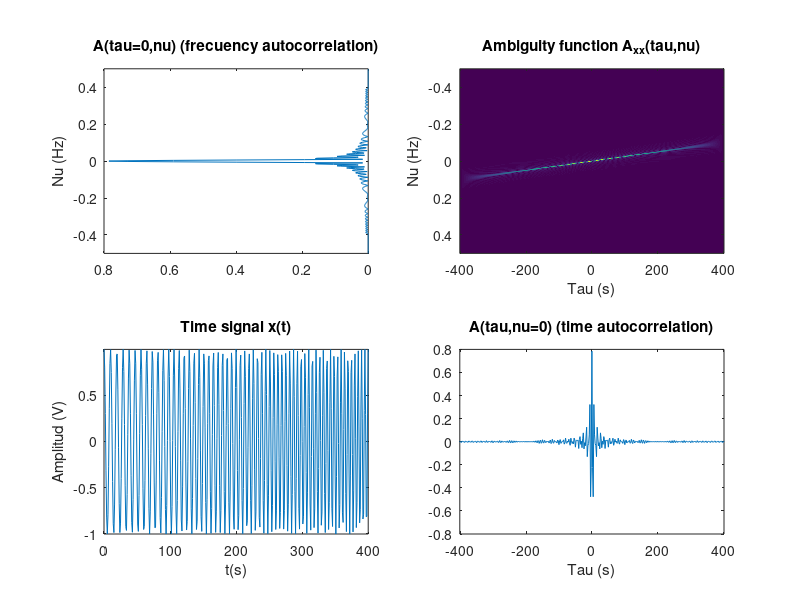

The MATLAB script that drew this image:
function A=TFRambiguity(x0,fs,fignum,zoomtaunu)

% Function that computes the ambiguity function of the signal x0:
%
% A=ambiguity(x0,fs,fignum)
%
% Inputs:
%
% x0: signal
% fs: sampling frequency
% fignum: figure where you want to draw the result (0, no drawing, <0, create new figure)
% zoomtaunu: Maximum displayed value of the time and frequency delays (tau and nu, respectively)
%
% Output: A structure with the following fields:
%
%
% A = 
% 
% A: Ambiguity function in a format suitable for drawing with imagesc
% tau: Time delay vector (1xNFFT)
% nu: Frequency delay vector (1xNFFT)
%
% Example:
%
%       t=0:400;                  
%       x0=chirp(t,0.1,t(end),0.2); 
%       A=ambiguity(x0,1,-1)
%
% Abel Torres (abel.torres@upc.edu), IBEC-ESAII-UPC

if nargin<1, % Example signal
       t=0:400;                  
       x0=chirp(t,0.1,t(end),0.2); 
end       
if nargin<2,fs=1;end % Default sample frequency
if nargin<3,fignum=-1;end % Default figure (new)
L=length(x0);
if nargin<4,zoomtaunu=[L/fs 0.5*fs];end % Default range of time and frequency delays displayed

%x0=resample(x0,2,1);
%L=length(x0);
%fs=2;
% The number of display frequency points is set to the next power of 2 greater than L
NFFT=2^(nextpow2(L));


x0=x0(:); 
x0=detrend(x0); 

% The analytical form of the signal is used in order to avoid aliasing
% and reduce cross-terms
x0=real(x0);
x0 = hilbert(x0);


x=zeros(NFFT,1);
x(1:L,1)=x0;
% Zero padding
x(NFFT,1)=0;
cx=conj(x);
wx=zeros(NFFT,NFFT);

% compute the product  cx(t-tau/2)*x(t+tau/2)
for i=1:L,
    taumaximo=min(i-1,L-i);
    tau2=-taumaximo:taumaximo;
    indices=1+tau2+NFFT*(tau2<0);
    wx(indices,i)=cx(i-tau2).*x(i+tau2);
end


% Inverse DFT of cx(t-tau/2)*x(t+tau/2) regarding time  (columns)
wx=ifft(wx.').';

tau=(-NFFT/2:NFFT/2-1)/(fs/2);
nu=(-NFFT/2:NFFT/2-1)/(NFFT/2)*(fs/2);


A.A=fftshift(wx);
A.tau=tau;
A.nu=nu;
A.signal.x=real(x0);
A.signal.fs=fs;
A.NFFT=NFFT;
A.zoomtaunu=zoomtaunu;

if fignum,

if fignum>0,figure(fignum),else,figure,end
clf
SC=get(0,'ScreenSize');
set(gcf,'Position',[SC(3)*0.05 SC(4)*0.05 SC(3)*0.9 SC(4)*0.8]);
subplot(2,2,2)
imagesc(A.tau,A.nu,abs(A.A'))
set(gca,'XLim',A.tau([1 end]))
set(gca,'YLim',A.nu([1 end]))
set(gca,'XLim',zoomtaunu(1)*[-1 1])
set(gca,'YLim',zoomtaunu(2)*[-1 1])
XL=get(gca,'XLim');
YL=get(gca,'YLim');
title('Ambiguity function A_x_x(tau,nu)')	
xlabel('Tau (s)');
ylabel('Nu (Hz)');


subplot(2,2,3)
t=(0:length(x0)-1)/fs;
plot(t,real(x0))
axis tight
title('Time signal x(t)')	
xlabel('t(s)');
ylabel('Amplitud (V)');
set(gca,'XLim',t([1 end]))



subplot(2,2,1)
plot(abs(A.A(:,NFFT/2+1)),A.nu)
set(gca,'XDir','reverse')
set(gca,'YLim',YL);
title('A(tau=0,nu) (frecuency autocorrelation)')	
ylabel('Nu (Hz)');


subplot(2,2,4)
plot(A.tau,real(A.A(:,NFFT/2+1)))
set(gca,'XLim',XL);
title('A(tau,nu=0) (time autocorrelation)')	
xlabel('Tau (s)');



end
